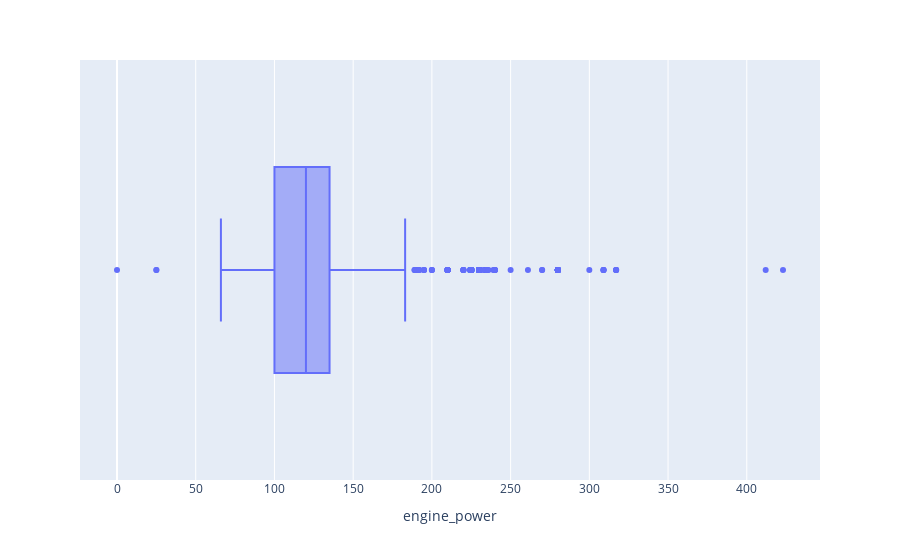

Notebook code cell kept with this figure:
### Markdown cell above
Juste une voiture au kilométrage anormal.

### Code cell
fig = px.box(pricing_optimization_raw_df, x="engine_power")
fig.show()

### Figure 1 — Plotly figure (JSON) as saved in the notebook; plotly's stock layout.template omitted (floating-point values rounded to 4 significant figures; data arrays with more than 128 entries replaced by an {"elided": "..."} marker saying what was removed)
{"data": [{"alignmentgroup": "True", "hovertemplate": "engine_power=%{x}<extra></extra>", "legendgroup": "", "marker": {"color": "#636efa"}, "name": "", "notched": false, "offsetgroup": "", "orientation": "h", "showlegend": false, "type": "box", "x": {"elided": "4843 int values"}, "x0": " ", "xaxis": "x", "y0": " ", "yaxis": "y"}], "layout": {"boxmode": "group", "legend": {"tracegroupgap": 0}, "margin": {"t": 60}, "xaxis": {"anchor": "y", "domain": [0, 1], "title": {"text": "engine_power"}}, "yaxis": {"anchor": "x", "domain": [0, 1]}}}
